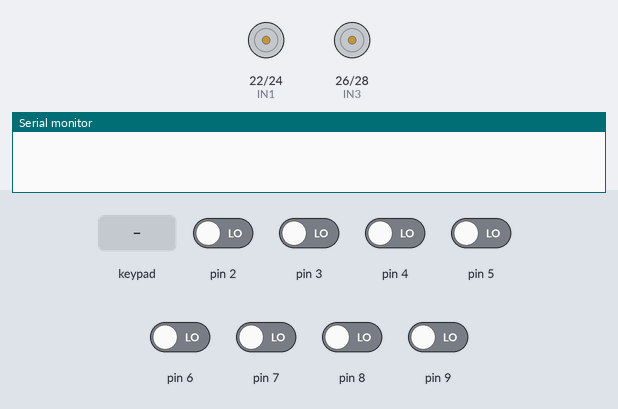
A sketch run on a simulated Arduino Mega 2560, built with avr-gcc and run on an emulated ATmega2560. Shown: motor-driver pin pairs drawn as motors (green arrow = first pin HIGH = forward, orange = second pin HIGH = backward, longer = more drive, scaled by the enable pin), the last lines printed to the serial monitor. The test bench sets the inputs (shaded band); at power-on: pin 2–9 LOW.

Above: at 1.2 s.
1.3 s: key '1' pressed
2.8 s: pin 2 driven HIGH
At 4.0 s:
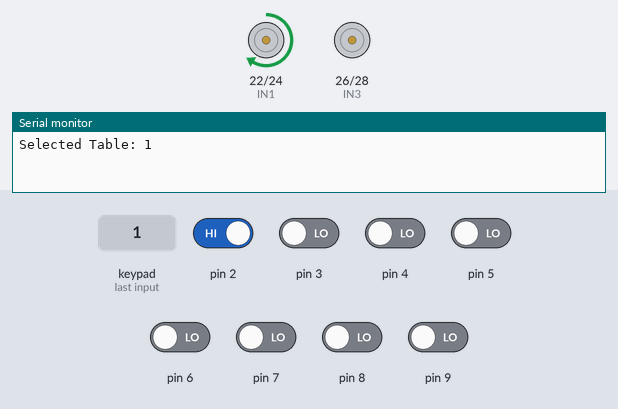
4.3 s: pin 2 driven LOW and pin 5 driven HIGH
At 5.1 s:
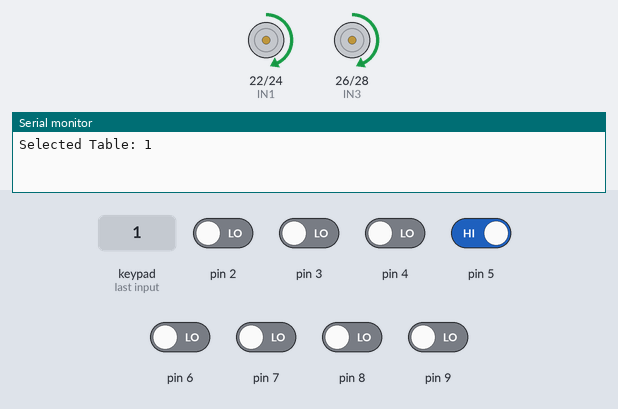
5.8 s: pin 4 driven HIGH
At 6.3 s:
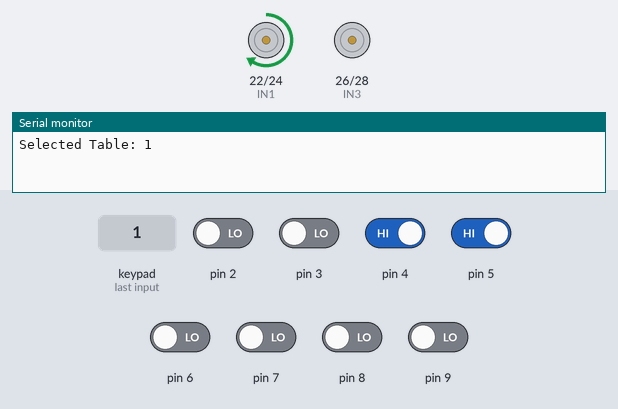
7.3 s: pin 4 driven LOW
At 8.5 s:
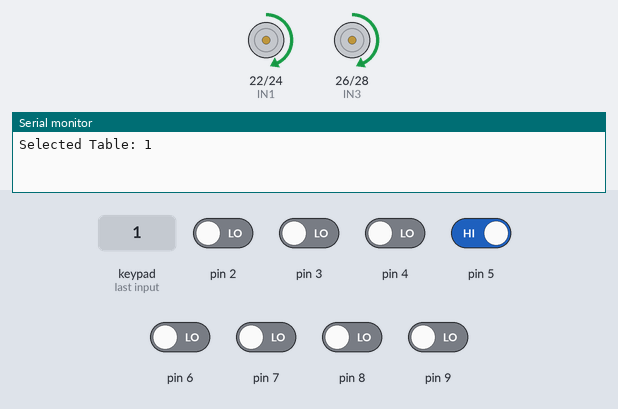
8.8 s: pin 5 driven LOW
At 9.8 s:
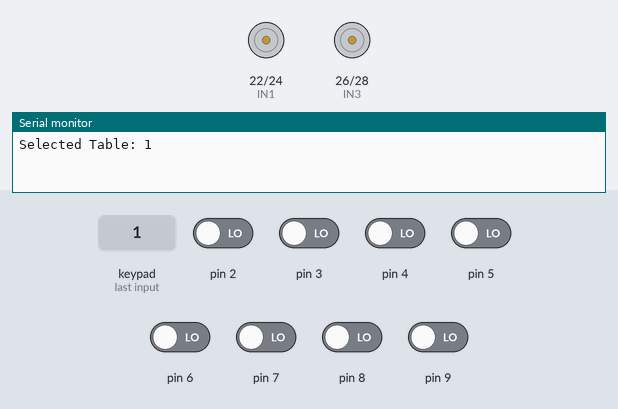
Timing chart, 0 to 11.3 s (numbered marks = the images above; inputs shaded):
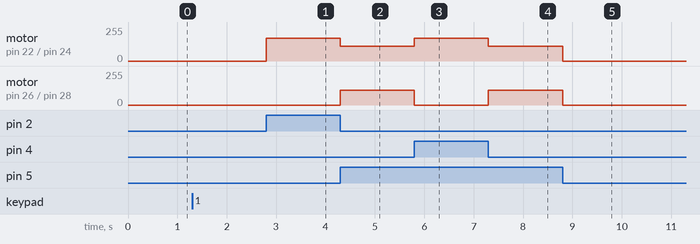

Measured:
- after the input at 2.8 s, motor on pin 22 (IN1) / pin 24 (IN2): stopped → forward 170/255 at once
- after the input at 4.3 s, motor on pin 22 (IN1) / pin 24 (IN2): forward 170/255 → forward 110/255 at once; motor on pin 26 (IN3) / pin 28 (IN4): stopped → forward 110/255 at once
- after the input at 5.8 s, motor on pin 22 (IN1) / pin 24 (IN2): forward 110/255 → forward 170/255 at once; motor on pin 26 (IN3) / pin 28 (IN4): forward 110/255 → stopped at once
- after the input at 7.3 s, motor on pin 22 (IN1) / pin 24 (IN2): forward 170/255 → forward 110/255 at once; motor on pin 26 (IN3) / pin 28 (IN4): stopped → forward 110/255 at once
- after the input at 8.8 s, motor on pin 22 (IN1) / pin 24 (IN2), motor on pin 26 (IN3) / pin 28 (IN4): forward 110/255 → stopped at once

The sketch:

LineFollow_4tables.ino.ino
```cpp
#include <Arduino.h>
#include <Keypad.h>

const byte ROWS = 4; //four rows
const byte COLS = 4; //four columns

char keys[ROWS][COLS] = {
  {'1','2','3','A'},
  {'4','5','6','B'},
  {'7','8','9','C'},
  {'*','0','#','D'}
};

byte rowPins[ROWS] = {53, 51, 48, 47}; // Connect to the row pinouts of the keypad
byte colPins[COLS] = {45, 43, 41, 39}; // Connect to the column pinouts of the keypad

Keypad keypad = Keypad(makeKeymap(keys), rowPins, colPins, ROWS, COLS);

int s1, s2, s3, s4, s5, s6, s7, s8;
const int ENA = 10; // PWM pin for Motor A speed control
const int IN1 = 22; // Motor A input 1
const int IN2 = 24; // Motor A input 2
const int ENB = 11; // PWM pin for Motor B speed control
const int IN3 = 26; // Motor B input 1
const int IN4 = 28; // Motor B input 2

int mode = 0; // Variable to store the selected mode

bool firstIntersectionPassed = false;

void setup() {
  pinMode(2, INPUT);
  pinMode(3, INPUT);
  pinMode(4, INPUT);
  pinMode(5, INPUT);
  pinMode(6, INPUT);
  pinMode(7, INPUT);
  pinMode(8, INPUT);
  pinMode(9, INPUT);

  pinMode(IN1, OUTPUT);
  pinMode(IN2, OUTPUT);
  pinMode(IN3, OUTPUT);
  pinMode(IN4, OUTPUT);
  Serial.begin(9600);

}

void loop() {
  char key = keypad.getKey();

  if (key != NO_KEY) {
    if (key == '1' || key == '2' || key == '3' || key == '4') {
      mode = key - '0'; // Convert char to int
      Serial.print("Selected Table: ");
      Serial.println(mode);
    }
  }

  // If mode has been selected, start line following
  if (mode != 0) {
    // Read sensor values
    s1 = digitalRead(2);
    s2 = digitalRead(3);
    s3 = digitalRead(4);
    s4 = digitalRead(5);
    s5 = digitalRead(6);
    s6 = digitalRead(7);
    s7 = digitalRead(8);
    s8 = digitalRead(9);

    // Line following
    lineFollow();
  }
}


void lineFollow() {
  // Black = 1, White = 0

  // Forward
   if (
    ((s1 == 0) && (s2 == 0) && (s3 == 0) && (s4 == 1) && (s5 == 1) && (s6 == 0) && (s7 == 0) && (s8 == 0)) ||
    ((s1 == 0) && (s2 == 0) && (s3 == 0) && (s4 == 1) && (s5 == 0) && (s6 == 0) && (s7 == 0) && (s8 == 0)) ||
    ((s1 == 0) && (s2 == 0) && (s3 == 0) && (s4 == 0) && (s5 == 1) && (s6 == 0) && (s7 == 0) && (s8 == 0)) ||
    ((s1 == 0) && (s2 == 0) && (s3 == 1) && (s4 == 1) && (s5 == 1) && (s6 == 1) && (s7 == 0) && (s8 == 0)) ||
    ((s1 == 0) && (s2 == 1) && (s3 == 1) && (s4 == 1) && (s5 == 1) && (s6 == 1) && (s7 == 1) && (s8 == 0))
  ) {
    forward();
  }
  // Right
  else if (
    ((s1==0)&&(s2==0)&&(s3==0)&&(s4==0)&&(s5==0)&&(s6==0)&&(s7==0)&&(s8==1)) ||
    ((s1==0)&&(s2==0)&&(s3==0)&&(s4==0)&&(s5==0)&&(s6==0)&&(s7==1)&&(s8==1)) ||
    ((s1==0)&&(s2==0)&&(s3==0)&&(s4==0)&&(s5==0)&&(s6==0)&&(s7==1)&&(s8==0)) ||
    ((s1==0)&&(s2==0)&&(s3==0)&&(s4==0)&&(s5==0)&&(s6==1)&&(s7==1)&&(s8==0)) ||
    ((s1==0)&&(s2==0)&&(s3==0)&&(s4==0)&&(s5==0)&&(s6==1)&&(s7==0)&&(s8==0)) ||
    ((s1==0)&&(s2==0)&&(s3==0)&&(s4==0)&&(s5==1)&&(s6==1)&&(s7==0)&&(s8==0)) ||

    ((s1==0)&&(s2==1)&&(s3==1)&&(s4==1)&&(s5==1)&&(s6==1)&&(s7==1)&&(s8==1)) ||
    ((s1==0)&&(s2==0)&&(s3==1)&&(s4==1)&&(s5==1)&&(s6==1)&&(s7==1)&&(s8==1)) ||
    ((s1==0)&&(s2==0)&&(s3==0)&&(s4==1)&&(s5==1)&&(s6==1)&&(s7==1)&&(s8==1)) ||
    ((s1==0)&&(s2==0)&&(s3==0)&&(s4==0)&&(s5==1)&&(s6==1)&&(s7==1)&&(s8==1)) ||
    ((s1==0)&&(s2==0)&&(s3==0)&&(s4==0)&&(s5==0)&&(s6==1)&&(s7==1)&&(s8==1)) ||
    ((s1==0)&&(s2==0)&&(s3==0)&&(s4==0)&&(s5==0)&&(s6==0)&&(s7==1)&&(s8==1)) ||
    ((s1==0)&&(s2==0)&&(s3==0)&&(s4==0)&&(s5==0)&&(s6==0)&&(s7==0)&&(s8==1)) ||
    ((s1==0)&&(s2==0)&&(s3==0)&&(s4==0)&&(s5==0)&&(s6==1)&&(s7==1)&&(s8==0)) ||
    ((s1==0)&&(s2==0)&&(s3==0)&&(s4==0)&&(s5==1)&&(s6==1)&&(s7==0)&&(s8==0)) ||
    ((s1==0)&&(s2==0)&&(s3==0)&&(s4==0)&&(s5==1)&&(s6==1)&&(s7==1)&&(s8==0)) ||
    ((s1==0)&&(s2==0)&&(s3==0)&&(s4==1)&&(s5==1)&&(s6==1)&&(s7==0)&&(s8==0)) ||
    ((s1==0)&&(s2==0)&&(s3==0)&&(s4==1)&&(s5==1)&&(s6==1)&&(s7==1)&&(s8==0)) ||
    ((s1==0)&&(s2==0)&&(s3==1)&&(s4==1)&&(s5==1)&&(s6==1)&&(s7==1)&&(s8==0))
  ) {
    right();
  }
  // Left
  else if (
    ((s1==1)&&(s2==0)&&(s3==0)&&(s4==0)&&(s5==0)&&(s6==0)&&(s7==0)&&(s8==0)) ||
    ((s1==1)&&(s2==1)&&(s3==0)&&(s4==0)&&(s5==0)&&(s6==0)&&(s7==0)&&(s8==0)) ||
    ((s1==0)&&(s2==1)&&(s3==0)&&(s4==0)&&(s5==0)&&(s6==0)&&(s7==0)&&(s8==0)) ||
    ((s1==0)&&(s2==1)&&(s3==1)&&(s4==0)&&(s5==0)&&(s6==0)&&(s7==0)&&(s8==0)) ||
    ((s1==0)&&(s2==0)&&(s3==1)&&(s4==0)&&(s5==0)&&(s6==0)&&(s7==0)&&(s8==0)) ||
    ((s1==0)&&(s2==0)&&(s3==1)&&(s4==1)&&(s5==0)&&(s6==0)&&(s7==0)&&(s8==0)) ||

    ((s1==1)&&(s2==1)&&(s3==1)&&(s4==1)&&(s5==1)&&(s6==1)&&(s7==1)&&(s8==0)) ||
    ((s1==1)&&(s2==1)&&(s3==1)&&(s4==1)&&(s5==1)&&(s6==1)&&(s7==0)&&(s8==0)) ||
    ((s1==1)&&(s2==1)&&(s3==1)&&(s4==1)&&(s5==1)&&(s6==0)&&(s7==0)&&(s8==0)) ||
    ((s1==1)&&(s2==1)&&(s3==1)&&(s4==1)&&(s5==0)&&(s6==0)&&(s7==0)&&(s8==0)) ||
    ((s1==1)&&(s2==1)&&(s3==1)&&(s4==0)&&(s5==0)&&(s6==0)&&(s7==0)&&(s8==0)) ||
    ((s1==1)&&(s2==1)&&(s3==0)&&(s4==0)&&(s5==0)&&(s6==0)&&(s7==0)&&(s8==0)) ||
    ((s1==1)&&(s2==0)&&(s3==0)&&(s4==0)&&(s5==0)&&(s6==0)&&(s7==0)&&(s8==0)) ||
    ((s1==0)&&(s2==1)&&(s3==1)&&(s4==0)&&(s5==0)&&(s6==0)&&(s7==0)&&(s8==0)) ||
    ((s1==0)&&(s2==0)&&(s3==1)&&(s4==1)&&(s5==0)&&(s6==0)&&(s7==0)&&(s8==0)) ||
    ((s1==0)&&(s2==1)&&(s3==1)&&(s4==1)&&(s5==0)&&(s6==0)&&(s7==0)&&(s8==0)) ||
    ((s1==0)&&(s2==0)&&(s3==1)&&(s4==1)&&(s5==1)&&(s6==0)&&(s7==0)&&(s8==0)) ||
    ((s1==0)&&(s2==1)&&(s3==1)&&(s4==1)&&(s5==1)&&(s6==0)&&(s7==0)&&(s8==0)) ||
    ((s1==0)&&(s2==1)&&(s3==1)&&(s4==1)&&(s5==1)&&(s6==1)&&(s7==0)&&(s8==0))
  ) {
    left();
  }
  // Stop
  else if ((s1 == 0) && (s2 == 0) && (s3 == 0) && (s4 == 0) && (s5 == 0) && (s6 == 0) && (s7 == 0) && (s8 == 0)) {
    motor_stop();
  }

  // If all sensors are on the line and a mode has been selected, turn left or right
  if ((s1 == 1) && (s2 == 1) && (s3 == 1) && (s4 == 1) && (s5 == 1) && (s6 == 1) && (s7 == 1) && (s8 == 1)) {
    if (mode == 1) {
      left();
       Serial.println("Table 1: Turned left at intersection");
    } else if (mode == 2) {
      right();
       Serial.println("Table 2: Turned right at intersection");
    } else if (mode == 3){
        if (firstIntersectionPassed) {
        left(); // Turn left at the intersection
        Serial.println("Table 3: Turned left at intersection (subsequent)");
      } else {
        forward(); // Move forward without turning
        Serial.println("Table 3: Moved forward through intersection (first)");
        delay(500); // Delay to ensure the robot fully crosses the intersection
        firstIntersectionPassed = true; // Update the flag to indicate the first intersection is passed
      }
       } else if (mode == 4) {
        if (firstIntersectionPassed) {
        right(); // Turn right at the intersection
        Serial.println("Table 4: Turned right at intersection (subsequent)");
      }
      else {
        forward(); // Move forward without turning
        Serial.println("Table 4: Moved forward through intersection (first)");
        delay(500); // Delay to ensure the robot fully crosses the intersection
        firstIntersectionPassed = true; // Update the flag to indicate the first intersection is passed
      }
    }
  }
}

void forward() {
  digitalWrite(IN1, HIGH);
  digitalWrite(IN2, LOW);
  analogWrite(ENA, 110);
  digitalWrite(IN3, HIGH);
  digitalWrite(IN4, LOW);
  analogWrite(ENB, 110);
}

void right() {
  digitalWrite(IN1, LOW);
  digitalWrite(IN2, LOW);
  analogWrite(ENA, 0);
  digitalWrite(IN3, HIGH);
  digitalWrite(IN4, LOW);
  analogWrite(ENB, 170);
}

void left() {
  digitalWrite(IN1, HIGH);
  digitalWrite(IN2, LOW);
  analogWrite(ENA, 170);
  digitalWrite(IN3, LOW);
  digitalWrite(IN4, LOW);
  analogWrite(ENB, 0);
}

void motor_stop() {
  digitalWrite(IN1, LOW);
  digitalWrite(IN2, LOW);
  analogWrite(ENA, 0);
  digitalWrite(IN3, LOW);
  digitalWrite(IN4, LOW);
  analogWrite(ENB, 0);
}
```
